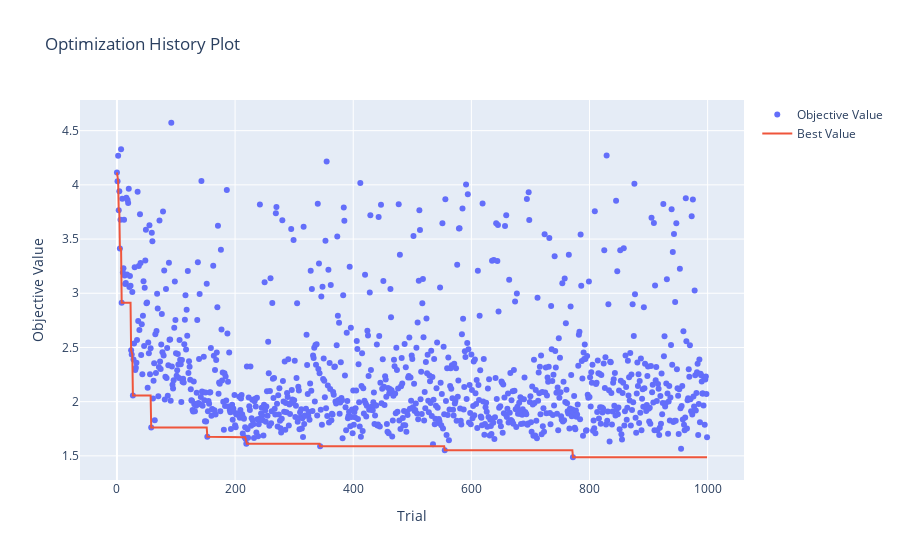

Notebook source saved alongside this figure:
### Code cell
from optuna.visualization import plot_optimization_history, plot_param_importances, plot_slice, plot_parallel_coordinate, plot_contour
plot_optimization_history(study)

### Figure 1 — Plotly figure (JSON) as saved in the notebook; plotly's stock layout.template omitted (floating-point values rounded to 4 significant figures; data arrays with more than 128 entries replaced by an {"elided": "..."} marker saying what was removed)
{"data": [{"mode": "markers", "name": "Objective Value", "type": "scatter", "x": {"elided": "1000 int values"}, "y": {"elided": "1000 float values"}}, {"mode": "lines", "name": "Best Value", "type": "scatter", "x": {"elided": "1000 int values"}, "y": {"elided": "1000 float values"}}, {"marker": {"color": "#cccccc"}, "mode": "markers", "name": "Infeasible Trial", "showlegend": false, "type": "scatter", "x": [], "y": []}], "layout": {"title": {"text": "Optimization History Plot"}, "xaxis": {"title": {"text": "Trial"}}, "yaxis": {"title": {"text": "Objective Value"}}}}
